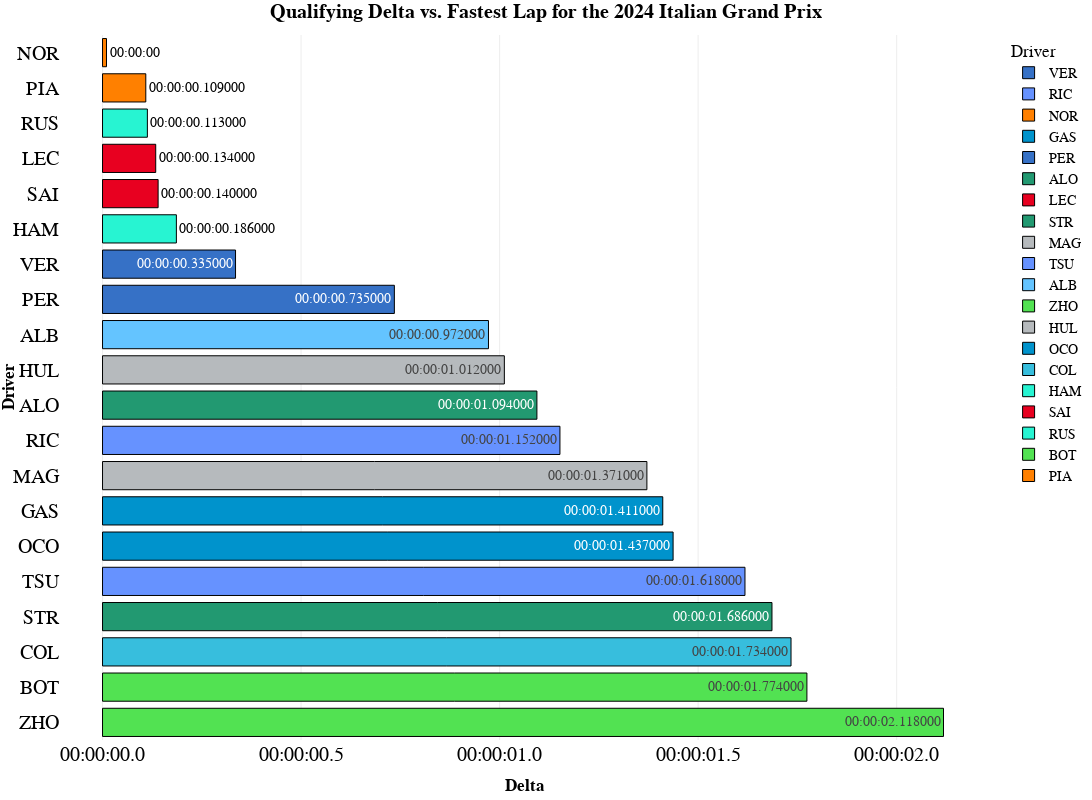

The code cell stored with this chart in its notebook:
### Code cell
fig=px.bar(
    track_fastest,
    y="Driver",
    x='LapTimeDelta',
    text='LapTimeDelta2',
    orientation='h',
    color='Driver',
    template="presentation",
    hover_data=['Team', 'Year', 'GP','LapTime', 'LapNumber','Sector1Time', 'Sector2Time', 'Sector3Time',
       'Compound', 'TyreLife', 'FreshTyre'],
    title="<b>Qualifying Delta vs. Fastest Lap for the {} {}</b>".format(year,gp),
    height=800, 
    width=1200,

color_discrete_map={
                 "ALB": "#64C4FF",
                 "ALO": "#229971",
                 "BOT": "#52e252",
                 "COL": "#37BEDD",
                 "GAS": "#0093cc",
                 "HAM": "#27F4D2",
                 "HUL": "#B6BABD",
                 "LEC": "#E80020",
                 "MAG": "#B6BABD",
                 "NOR": "#FF8000",
                 "OCO": "#0093cc",
                 "PER": "#3671C6",
                 "PIA": "#FF8000",
                 "RIC": "#6692FF",
                 "RUS": "#27F4D2",
                 "SAI": "#E80020",
                 "SAR": "#37BEDD",
                 "STR": "#229971",
                 "TSU": "#6692FF",
                 "VER": "#3671C6",
                 "ZHO": "#52e252"
                 }
)
fig.update_layout(
    yaxis = dict(tickfont = dict(size=20)),
    xaxis = dict(tickfont = dict(size=20)),

    xaxis_title="<b>Delta</b>",
    yaxis_title="<b>Driver</b>",
    title_font_family="<b>PT Sans Narrow</b>",

)

fig.update_layout(xaxis_tickformat='%H:%M:%S.%f')

fig.update_traces(marker_line_width=1,marker_line_color="BLACK")

fig.update_layout(yaxis={'categoryorder':'total descending'})

fig.update_traces(textposition='auto')

fig.update_layout(
    title_x=0.5,
    hoverlabel=dict(
        bgcolor="white",
        font_size=16,
        font_family="PT Sans Narrow"
    ),
    yaxis = dict(tickfont = dict(size=20)),
    xaxis = dict(tickfont = dict(size=20)),
    font=dict(
        family="PT Sans Narrow",
        size=14,
        color="Black"
    ),
    title_font_family="PT Sans Narrow",
    margin=dict(l=60, r=5, t=35, b=60),
)
fig.show()

### Figure 1 — Plotly figure (JSON) as saved in the notebook; plotly's stock layout.template omitted (floating-point values rounded to 4 significant figures)
{"data": [{"alignmentgroup": "True", "customdata": [["Red Bull Racing", 2024, "Italian Grand Prix", "0 days 00:01:19.662000", 11, "0 days 00:00:26.389000", "0 days 00:00:26.656000", "0 days 00:00:26.617000", "SOFT", 5, "False"]], "hovertemplate": "Driver=%{y}<br>LapTimeDelta=%{x}<br>LapTimeDelta2=%{text}<br>Team=%{customdata[0]}<br>Year=%{customdata[1]}<br>GP=%{customdata[2]}<br>LapTime=%{customdata[3]}<br>LapNumber=%{customdata[4]}<br>Sector1Time=%{customdata[5]}<br>Sector2Time=%{customdata[6]}<br>Sector3Time=%{customdata[7]}<br>Compound=%{customdata[8]}<br>TyreLife=%{customdata[9]}<br>FreshTyre=%{customdata[10]}<extra></extra>", "legendgroup": "VER", "marker": {"color": "#3671C6", "line": {"color": "BLACK", "width": 1}, "pattern": {"shape": ""}}, "name": "VER", "offsetgroup": "VER", "orientation": "h", "showlegend": true, "text": ["00:00:00.335000"], "textposition": "auto", "type": "bar", "x": ["1970-01-01T00:00:00.335000"], "xaxis": "x", "y": ["VER"], "yaxis": "y"}, {"alignmentgroup": "True", "customdata": [["RB", 2024, "Italian Grand Prix", "0 days 00:01:20.479000", 11, "0 days 00:00:26.363000", "0 days 00:00:27.141000", "0 days 00:00:26.975000", "SOFT", 2, "True"]], "hovertemplate": "Driver=%{y}<br>LapTimeDelta=%{x}<br>LapTimeDelta2=%{text}<br>Team=%{customdata[0]}<br>Year=%{customdata[1]}<br>GP=%{customdata[2]}<br>LapTime=%{customdata[3]}<br>LapNumber=%{customdata[4]}<br>Sector1Time=%{customdata[5]}<br>Sector2Time=%{customdata[6]}<br>Sector3Time=%{customdata[7]}<br>Compound=%{customdata[8]}<br>TyreLife=%{customdata[9]}<br>FreshTyre=%{customdata[10]}<extra></extra>", "legendgroup": "RIC", "marker": {"color": "#6692FF", "line": {"color": "BLACK", "width": 1}, "pattern": {"shape": ""}}, "name": "RIC", "offsetgroup": "RIC", "orientation": "h", "showlegend": true, "text": ["00:00:01.152000"], "textposition": "auto", "type": "bar", "x": ["1970-01-01T00:00:01.152000"], "xaxis": "x", "y": ["RIC"], "yaxis": "y"}, {"alignmentgroup": "True", "customdata": [["McLaren", 2024, "Italian Grand Prix", "0 days 00:01:19.327000", 11, "0 days 00:00:26.492000", "0 days 00:00:26.579000", "0 days 00:00:26.256000", "SOFT", 2, "True"]], "hovertemplate": "Driver=%{y}<br>LapTimeDelta=%{x}<br>LapTimeDelta2=%{text}<br>Team=%{customdata[0]}<br>Year=%{customdata[1]}<br>GP=%{customdata[2]}<br>LapTime=%{customdata[3]}<br>LapNumber=%{customdata[4]}<br>Sector1Time=%{customdata[5]}<br>Sector2Time=%{customdata[6]}<br>Sector3Time=%{customdata[7]}<br>Compound=%{customdata[8]}<br>TyreLife=%{customdata[9]}<br>FreshTyre=%{customdata[10]}<extra></extra>", "legendgroup": "NOR", "marker": {"color": "#FF8000", "line": {"color": "BLACK", "width": 1}, "pattern": {"shape": ""}}, "name": "NOR", "offsetgroup": "NOR", "orientation": "h", "showlegend": true, "text": ["00:00:00"], "textposition": "auto", "type": "bar", "x": ["1970-01-01T00:00:00.010000"], "xaxis": "x", "y": ["NOR"], "yaxis": "y"}, {"alignmentgroup": "True", "customdata": [["Alpine", 2024, "Italian Grand Prix", "0 days 00:01:20.738000", 11, "0 days 00:00:26.563000", "0 days 00:00:27.263000", "0 days 00:00:26.912000", "SOFT", 5, "False"]], "hovertemplate": "Driver=%{y}<br>LapTimeDelta=%{x}<br>LapTimeDelta2=%{text}<br>Team=%{customdata[0]}<br>Year=%{customdata[1]}<br>GP=%{customdata[2]}<br>LapTime=%{customdata[3]}<br>LapNumber=%{customdata[4]}<br>Sector1Time=%{customdata[5]}<br>Sector2Time=%{customdata[6]}<br>Sector3Time=%{customdata[7]}<br>Compound=%{customdata[8]}<br>TyreLife=%{customdata[9]}<br>FreshTyre=%{customdata[10]}<extra></extra>", "legendgroup": "GAS", "marker": {"color": "#0093cc", "line": {"color": "BLACK", "width": 1}, "pattern": {"shape": ""}}, "name": "GAS", "offsetgroup": "GAS", "orientation": "h", "showlegend": true, "text": ["00:00:01.411000"], "textposition": "auto", "type": "bar", "x": ["1970-01-01T00:00:01.411000"], "xaxis": "x", "y": ["GAS"], "yaxis": "y"}, {"alignmentgroup": "True", "customdata": [["Red Bull Racing", 2024, "Italian Grand Prix", "0 days 00:01:20.062000", 14, "0 days 00:00:26.488000", "0 days 00:00:27.042000", "0 days 00:00:26.532000", "SOFT", 5, "False"]], "hovertemplate": "Driver=%{y}<br>LapTimeDelta=%{x}<br>LapTimeDelta2=%{text}<br>Team=%{customdata[0]}<br>Year=%{customdata[1]}<br>GP=%{customdata[2]}<br>LapTime=%{customdata[3]}<br>LapNumber=%{customdata[4]}<br>Sector1Time=%{customdata[5]}<br>Sector2Time=%{customdata[6]}<br>Sector3Time=%{customdata[7]}<br>Compound=%{customdata[8]}<br>TyreLife=%{customdata[9]}<br>FreshTyre=%{customdata[10]}<extra></extra>", "legendgroup": "PER", "marker": {"color": "#3671C6", "line": {"color": "BLACK", "width": 1}, "pattern": {"shape": ""}}, "name": "PER", "offsetgroup": "PER", "orientation": "h", "showlegend": true, "text": ["00:00:00.735000"], "textposition": "auto", "type": "bar", "x": ["1970-01-01T00:00:00.735000"], "xaxis": "x", "y": ["PER"], "yaxis": "y"}, {"alignmentgroup": "True", "customdata": [["Aston Martin", 2024, "Italian Grand Prix", "0 days 00:01:20.421000", 10, "0 days 00:00:26.463000", "0 days 00:00:27.131000", "0 days 00:00:26.827000", "SOFT", 2, "True"]], "hovertemplate": "Driver=%{y}<br>LapTimeDelta=%{x}<br>LapTimeDelta2=%{text}<br>Team=%{customdata[0]}<br>Year=%{customdata[1]}<br>GP=%{customdata[2]}<br>LapTime=%{customdata[3]}<br>LapNumber=%{customdata[4]}<br>Sector1Time=%{customdata[5]}<br>Sector2Time=%{customdata[6]}<br>Sector3Time=%{customdata[7]}<br>Compound=%{customdata[8]}<br>TyreLife=%{customdata[9]}<br>FreshTyre=%{customdata[10]}<extra></extra>", "legendgroup": "ALO", "marker": {"color": "#229971", "line": {"color": "BLACK", "width": 1}, "pattern": {"shape": ""}}, "name": "ALO", "offsetgroup": "ALO", "orientation": "h", "showlegend": true, "text": ["00:00:01.094000"], "textposition": "auto", "type": "bar", "x": ["1970-01-01T00:00:01.094000"], "xaxis": "x", "y": ["ALO"], "yaxis": "y"}, {"alignmentgroup": "True", "customdata": [["Ferrari", 2024, "Italian Grand Prix", "0 days 00:01:19.461000", 20, "0 days 00:00:26.373000", "0 days 00:00:26.732000", "0 days 00:00:26.356000", "SOFT", 2, "True"]], "hovertemplate": "Driver=%{y}<br>LapTimeDelta=%{x}<br>LapTimeDelta2=%{text}<br>Team=%{customdata[0]}<br>Year=%{customdata[1]}<br>GP=%{customdata[2]}<br>LapTime=%{customdata[3]}<br>LapNumber=%{customdata[4]}<br>Sector1Time=%{customdata[5]}<br>Sector2Time=%{customdata[6]}<br>Sector3Time=%{customdata[7]}<br>Compound=%{customdata[8]}<br>TyreLife=%{customdata[9]}<br>FreshTyre=%{customdata[10]}<extra></extra>", "legendgroup": "LEC", "marker": {"color": "#E80020", "line": {"color": "BLACK", "width": 1}, "pattern": {"shape": ""}}, "name": "LEC", "offsetgroup": "LEC", "orientation": "h", "showlegend": true, "text": ["00:00:00.134000"], "textposition": "auto", "type": "bar", "x": ["1970-01-01T00:00:00.134000"], "xaxis": "x", "y": ["LEC"], "yaxis": "y"}, {"alignmentgroup": "True", "customdata": [["Aston Martin", 2024, "Italian Grand Prix", "0 days 00:01:21.013000", 2, "0 days 00:00:26.648000", "0 days 00:00:27.180000", "0 days 00:00:27.185000", "SOFT", 2, "True"]], "hovertemplate": "Driver=%{y}<br>LapTimeDelta=%{x}<br>LapTimeDelta2=%{text}<br>Team=%{customdata[0]}<br>Year=%{customdata[1]}<br>GP=%{customdata[2]}<br>LapTime=%{customdata[3]}<br>LapNumber=%{customdata[4]}<br>Sector1Time=%{customdata[5]}<br>Sector2Time=%{customdata[6]}<br>Sector3Time=%{customdata[7]}<br>Compound=%{customdata[8]}<br>TyreLife=%{customdata[9]}<br>FreshTyre=%{customdata[10]}<extra></extra>", "legendgroup": "STR", "marker": {"color": "#229971", "line": {"color": "BLACK", "width": 1}, "pattern": {"shape": ""}}, "name": "STR", "offsetgroup": "STR", "orientation": "h", "showlegend": true, "text": ["00:00:01.686000"], "textposition": "auto", "type": "bar", "x": ["1970-01-01T00:00:01.686000"], "xaxis": "x", "y": ["STR"], "yaxis": "y"}, {"alignmentgroup": "True", "customdata": [["Haas F1 Team", 2024, "Italian Grand Prix", "0 days 00:01:20.698000", 7, "0 days 00:00:26.466000", "0 days 00:00:27.107000", "0 days 00:00:27.125000", "SOFT", 5, "False"]], "hovertemplate": "Driver=%{y}<br>LapTimeDelta=%{x}<br>LapTimeDelta2=%{text}<br>Team=%{customdata[0]}<br>Year=%{customdata[1]}<br>GP=%{customdata[2]}<br>LapTime=%{customdata[3]}<br>LapNumber=%{customdata[4]}<br>Sector1Time=%{customdata[5]}<br>Sector2Time=%{customdata[6]}<br>Sector3Time=%{customdata[7]}<br>Compound=%{customdata[8]}<br>TyreLife=%{customdata[9]}<br>FreshTyre=%{customdata[10]}<extra></extra>", "legendgroup": "MAG", "marker": {"color": "#B6BABD", "line": {"color": "BLACK", "width": 1}, "pattern": {"shape": ""}}, "name": "MAG", "offsetgroup": "MAG", "orientation": "h", "showlegend": true, "text": ["00:00:01.371000"], "textposition": "auto", "type": "bar", "x": ["1970-01-01T00:00:01.371000"], "xaxis": "x", "y": ["MAG"], "yaxis": "y"}, {"alignmentgroup": "True", "customdata": [["RB", 2024, "Italian Grand Prix", "0 days 00:01:20.945000", 5, "0 days 00:00:26.572000", "0 days 00:00:27.406000", "0 days 00:00:26.967000", "SOFT", 2, "True"]], "hovertemplate": "Driver=%{y}<br>LapTimeDelta=%{x}<br>LapTimeDelta2=%{text}<br>Team=%{customdata[0]}<br>Year=%{customdata[1]}<br>GP=%{customdata[2]}<br>LapTime=%{customdata[3]}<br>LapNumber=%{customdata[4]}<br>Sector1Time=%{customdata[5]}<br>Sector2Time=%{customdata[6]}<br>Sector3Time=%{customdata[7]}<br>Compound=%{customdata[8]}<br>TyreLife=%{customdata[9]}<br>FreshTyre=%{customdata[10]}<extra></extra>", "legendgroup": "TSU", "marker": {"color": "#6692FF", "line": {"color": "BLACK", "width": 1}, "pattern": {"shape": ""}}, "name": "TSU", "offsetgroup": "TSU", "orientation": "h", "showlegend": true, "text": ["00:00:01.618000"], "textposition": "auto", "type": "bar", "x": ["1970-01-01T00:00:01.618000"], "xaxis": "x", "y": ["TSU"], "yaxis": "y"}, {"alignmentgroup": "True", "customdata": [["Williams", 2024, "Italian Grand Prix", "0 days 00:01:20.299000", 17, "0 days 00:00:26.395000", "0 days 00:00:27.120000", "0 days 00:00:26.784000", "SOFT", 2, "True"]], "hovertemplate": "Driver=%{y}<br>LapTimeDelta=%{x}<br>LapTimeDelta2=%{text}<br>Team=%{customdata[0]}<br>Year=%{customdata[1]}<br>GP=%{customdata[2]}<br>LapTime=%{customdata[3]}<br>LapNumber=%{customdata[4]}<br>Sector1Time=%{customdata[5]}<br>Sector2Time=%{customdata[6]}<br>Sector3Time=%{customdata[7]}<br>Compound=%{customdata[8]}<br>TyreLife=%{customdata[9]}<br>FreshTyre=%{customdata[10]}<extra></extra>", "legendgroup": "ALB", "marker": {"color": "#64C4FF", "line": {"color": "BLACK", "width": 1}, "pattern": {"shape": ""}}, "name": "ALB", "offsetgroup": "ALB", "orientation": "h", "showlegend": true, "text": ["00:00:00.972000"], "textposition": "auto", "type": "bar", "x": ["1970-01-01T00:00:00.972000"], "xaxis": "x", "y": ["ALB"], "yaxis": "y"}, {"alignmentgroup": "True", "customdata": [["Kick Sauber", 2024, "Italian Grand Prix", "0 days 00:01:21.445000", 8, "0 days 00:00:26.500000", "0 days 00:00:27.485000", "0 days 00:00:27.460000", "SOFT", 2, "True"]], "hovertemplate": "Driver=%{y}<br>LapTimeDelta=%{x}<br>LapTimeDelta2=%{text}<br>Team=%{customdata[0]}<br>Year=%{customdata[1]}<br>GP=%{customdata[2]}<br>LapTime=%{customdata[3]}<br>LapNumber=%{customdata[4]}<br>Sector1Time=%{customdata[5]}<br>Sector2Time=%{customdata[6]}<br>Sector3Time=%{customdata[7]}<br>Compound=%{customdata[8]}<br>TyreLife=%{customdata[9]}<br>FreshTyre=%{customdata[10]}<extra></extra>", "legendgroup": "ZHO", "marker": {"color": "#52e252", "line": {"color": "BLACK", "width": 1}, "pattern": {"shape": ""}}, "name": "ZHO", "offsetgroup": "ZHO", "orientation": "h", "showlegend": true, "text": ["00:00:02.118000"], "textposition": "auto", "type": "bar", "x": ["1970-01-01T00:00:02.118000"], "xaxis": "x", "y": ["ZHO"], "yaxis": "y"}, {"alignmentgroup": "True", "customdata": [["Haas F1 Team", 2024, "Italian Grand Prix", "0 days 00:01:20.339000", 17, "0 days 00:00:26.479000", "0 days 00:00:27.074000", "0 days 00:00:26.786000", "SOFT", 2, "True"]], "hovertemplate": "Driver=%{y}<br>LapTimeDelta=%{x}<br>LapTimeDelta2=%{text}<br>Team=%{customdata[0]}<br>Year=%{customdata[1]}<br>GP=%{customdata[2]}<br>LapTime=%{customdata[3]}<br>LapNumber=%{customdata[4]}<br>Sector1Time=%{customdata[5]}<br>Sector2Time=%{customdata[6]}<br>Sector3Time=%{customdata[7]}<br>Compound=%{customdata[8]}<br>TyreLife=%{customdata[9]}<br>FreshTyre=%{customdata[10]}<extra></extra>", "legendgroup": "HUL", "marker": {"color": "#B6BABD", "line": {"color": "BLACK", "width": 1}, "pattern": {"shape": ""}}, "name": "HUL", "offsetgroup": "HUL", "orientation": "h", "showlegend": true, "text": ["00:00:01.012000"], "textposition": "auto", "type": "bar", "x": ["1970-01-01T00:00:01.012000"], "xaxis": "x", "y": ["HUL"], "yaxis": "y"}, {"alignmentgroup": "True", "customdata": [["Alpine", 2024, "Italian Grand Prix", "0 days 00:01:20.764000", 5, "0 days 00:00:26.504000", "0 days 00:00:27.264000", "0 days 00:00:26.996000", "SOFT", 5, "False"]], "hovertemplate": "Driver=%{y}<br>LapTimeDelta=%{x}<br>LapTimeDelta2=%{text}<br>Team=%{customdata[0]}<br>Year=%{customdata[1]}<br>GP=%{customdata[2]}<br>LapTime=%{customdata[3]}<br>LapNumber=%{customdata[4]}<br>Sector1Time=%{customdata[5]}<br>Sector2Time=%{customdata[6]}<br>Sector3Time=%{customdata[7]}<br>Compound=%{customdata[8]}<br>TyreLife=%{customdata[9]}<br>FreshTyre=%{customdata[10]}<extra></extra>", "legendgroup": "OCO", "marker": {"color": "#0093cc", "line": {"color": "BLACK", "width": 1}, "pattern": {"shape": ""}}, "name": "OCO", "offsetgroup": "OCO", "orientation": "h", "showlegend": true, "text": ["00:00:01.437000"], "textposition": "auto", "type": "bar", "x": ["1970-01-01T00:00:01.437000"], "xaxis": "x", "y": ["OCO"], "yaxis": "y"}, {"alignmentgroup": "True", "customdata": [["Williams", 2024, "Italian Grand Prix", "0 days 00:01:21.061000", 2, "0 days 00:00:26.613000", "0 days 00:00:27.420000", "0 days 00:00:27.028000", "SOFT", 2, "True"]], "hovertemplate": "Driver=%{y}<br>LapTimeDelta=%{x}<br>LapTimeDelta2=%{text}<br>Team=%{customdata[0]}<br>Year=%{customdata[1]}<br>GP=%{customdata[2]}<br>LapTime=%{customdata[3]}<br>LapNumber=%{customdata[4]}<br>Sector1Time=%{customdata[5]}<br>Sector2Time=%{customdata[6]}<br>Sector3Time=%{customdata[7]}<br>Compound=%{customdata[8]}<br>TyreLife=%{customdata[9]}<br>FreshTyre=%{customdata[10]}<extra></extra>", "legendgroup": "COL", "marker": {"color": "#37BEDD", "line": {"color": "BLACK", "width": 1}, "pattern": {"shape": ""}}, "name": "COL", "offsetgroup": "COL", "orientation": "h", "showlegend": true, "text": ["00:00:01.734000"], "textposition": "auto", "type": "bar", "x": ["1970-01-01T00:00:01.734000"], "xaxis": "x", "y": ["COL"], "yaxis": "y"}, {"alignmentgroup": "True", "customdata": [["Mercedes", 2024, "Italian Grand Prix", "0 days 00:01:19.513000", 17, "0 days 00:00:26.428000", "0 days 00:00:26.672000", "0 days 00:00:26.413000", "SOFT", 2, "True"]], "hovertemplate": "Driver=%{y}<br>LapTimeDelta=%{x}<br>LapTimeDelta2=%{text}<br>Team=%{customdata[0]}<br>Year=%{customdata[1]}<br>GP=%{customdata[2]}<br>LapTime=%{customdata[3]}<br>LapNumber=%{customdata[4]}<br>Sector1Time=%{customdata[5]}<br>Sector2Time=%{customdata[6]}<br>Sector3Time=%{customdata[7]}<br>Compound=%{customdata[8]}<br>TyreLife=%{customdata[9]}<br>FreshTyre=%{customdata[10]}<extra></extra>", "legendgroup": "HAM", "marker": {"color": "#27F4D2", "line": {"color": "BLACK", "width": 1}, "pattern": {"shape": ""}}, "name": "HAM", "offsetgroup": "HAM", "orientation": "h", "showlegend": true, "text": ["00:00:00.186000"], "textposition": "auto", "type": "bar", "x": ["1970-01-01T00:00:00.186000"], "xaxis": "x", "y": ["HAM"], "yaxis": "y"}, {"alignmentgroup": "True", "customdata": [["Ferrari", 2024, "Italian Grand Prix", "0 days 00:01:19.467000", 17, "0 days 00:00:26.223000", "0 days 00:00:26.823000", "0 days 00:00:26.421000", "SOFT", 2, "True"]], "hovertemplate": "Driver=%{y}<br>LapTimeDelta=%{x}<br>LapTimeDelta2=%{text}<br>Team=%{customdata[0]}<br>Year=%{customdata[1]}<br>GP=%{customdata[2]}<br>LapTime=%{customdata[3]}<br>LapNumber=%{customdata[4]}<br>Sector1Time=%{customdata[5]}<br>Sector2Time=%{customdata[6]}<br>Sector3Time=%{customdata[7]}<br>Compound=%{customdata[8]}<br>TyreLife=%{customdata[9]}<br>FreshTyre=%{customdata[10]}<extra></extra>", "legendgroup": "SAI", "marker": {"color": "#E80020", "line": {"color": "BLACK", "width": 1}, "pattern": {"shape": ""}}, "name": "SAI", "offsetgroup": "SAI", "orientation": "h", "showlegend": true, "text": ["00:00:00.140000"], "textposition": "auto", "type": "bar", "x": ["1970-01-01T00:00:00.140000"], "xaxis": "x", "y": ["SAI"], "yaxis": "y"}, {"alignmentgroup": "True", "customdata": [["Mercedes", 2024, "Italian Grand Prix", "0 days 00:01:19.440000", 17, "0 days 00:00:26.296000", "0 days 00:00:26.844000", "0 days 00:00:26.300000", "SOFT", 2, "True"]], "hovertemplate": "Driver=%{y}<br>LapTimeDelta=%{x}<br>LapTimeDelta2=%{text}<br>Team=%{customdata[0]}<br>Year=%{customdata[1]}<br>GP=%{customdata[2]}<br>LapTime=%{customdata[3]}<br>LapNumber=%{customdata[4]}<br>Sector1Time=%{customdata[5]}<br>Sector2Time=%{customdata[6]}<br>Sector3Time=%{customdata[7]}<br>Compound=%{customdata[8]}<br>TyreLife=%{customdata[9]}<br>FreshTyre=%{customdata[10]}<extra></extra>", "legendgroup": "RUS", "marker": {"color": "#27F4D2", "line": {"color": "BLACK", "width": 1}, "pattern": {"shape": ""}}, "name": "RUS", "offsetgroup": "RUS", "orientation": "h", "showlegend": true, "text": ["00:00:00.113000"], "textposition": "auto", "type": "bar", "x": ["1970-01-01T00:00:00.113000"], "xaxis": "x", "y": ["RUS"], "yaxis": "y"}, {"alignmentgroup": "True", "customdata": [["Kick Sauber", 2024, "Italian Grand Prix", "0 days 00:01:21.101000", 2, "0 days 00:00:26.706000", "0 days 00:00:27.446000", "0 days 00:00:26.949000", "SOFT", 2, "True"]], "hovertemplate": "Driver=%{y}<br>LapTimeDelta=%{x}<br>LapTimeDelta2=%{text}<br>Team=%{customdata[0]}<br>Year=%{customdata[1]}<br>GP=%{customdata[2]}<br>LapTime=%{customdata[3]}<br>LapNumber=%{customdata[4]}<br>Sector1Time=%{customdata[5]}<br>Sector2Time=%{customdata[6]}<br>Sector3Time=%{customdata[7]}<br>Compound=%{customdata[8]}<br>TyreLife=%{customdata[9]}<br>FreshTyre=%{customdata[10]}<extra></extra>", "legendgroup": "BOT", "marker": {"color": "#52e252", "line": {"color": "BLACK", "width": 1}, "pattern": {"shape": ""}}, "name": "BOT", "offsetgroup": "BOT", "orientation": "h", "showlegend": true, "text": ["00:00:01.774000"], "textposition": "auto", "type": "bar", "x": ["1970-01-01T00:00:01.774000"], "xaxis": "x", "y": ["BOT"], "yaxis": "y"}, {"alignmentgroup": "True", "customdata": [["McLaren", 2024, "Italian Grand Prix", "0 days 00:01:19.436000", 15, "0 days 00:00:26.407000", "0 days 00:00:26.643000", "0 days 00:00:26.386000", "SOFT", 2, "True"]], "hovertemplate": "Driver=%{y}<br>LapTimeDelta=%{x}<br>LapTimeDelta2=%{text}<br>Team=%{customdata[0]}<br>Year=%{customdata[1]}<br>GP=%{customdata[2]}<br>LapTime=%{customdata[3]}<br>LapNumber=%{customdata[4]}<br>Sector1Time=%{customdata[5]}<br>Sector2Time=%{customdata[6]}<br>Sector3Time=%{customdata[7]}<br>Compound=%{customdata[8]}<br>TyreLife=%{customdata[9]}<br>FreshTyre=%{customdata[10]}<extra></extra>", "legendgroup": "PIA", "marker": {"color": "#FF8000", "line": {"color": "BLACK", "width": 1}, "pattern": {"shape": ""}}, "name": "PIA", "offsetgroup": "PIA", "orientation": "h", "showlegend": true, "text": ["00:00:00.109000"], "textposition": "auto", "type": "bar", "x": ["1970-01-01T00:00:00.109000"], "xaxis": "x", "y": ["PIA"], "yaxis": "y"}], "layout": {"barmode": "relative", "font": {"color": "Black", "family": "PT Sans Narrow", "size": 14}, "height": 800, "hoverlabel": {"bgcolor": "white", "font": {"family": "PT Sans Narrow", "size": 16}}, "legend": {"title": {"text": "Driver"}, "tracegroupgap": 0}, "margin": {"b": 60, "l": 60, "r": 5, "t": 35}, "title": {"font": {"family": "PT Sans Narrow"}, "text": "<b>Qualifying Delta vs. Fastest Lap for the 2024 Italian Grand Prix</b>", "x": 0.5}, "width": 1200, "xaxis": {"anchor": "y", "domain": [0, 1], "tickfont": {"size": 20}, "tickformat": "%H:%M:%S.%f", "title": {"text": "<b>Delta</b>"}}, "yaxis": {"anchor": "x", "categoryarray": ["PIA", "BOT", "RUS", "SAI", "HAM", "COL", "OCO", "HUL", "ZHO", "ALB", "TSU", "MAG", "STR", "LEC", "ALO", "PER", "GAS", "NOR", "RIC", "VER"], "categoryorder": "total descending", "domain": [0, 1], "tickfont": {"size": 20}, "title": {"text": "<b>Driver</b>"}}}}
